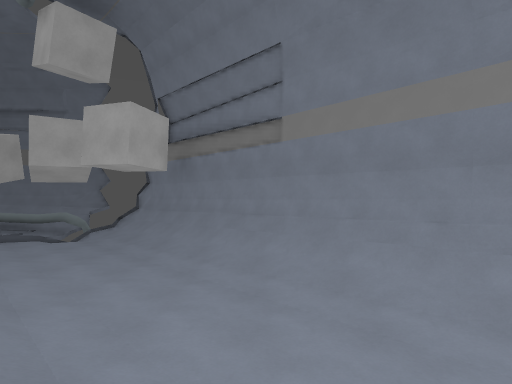
view 1 (above)

12 first-person views from a walk through a level from a Godot 3-D game. The camera is 1.4 m above the floor, tilts 2° down and sees 80° across. The floor is counted in squares, 2 m on a side. Each view is taken from the middle of a square. On the plan, view 1 faces up. The plan holds only what a view shows up to about 10 squares ahead; the rest is blank.

view 2
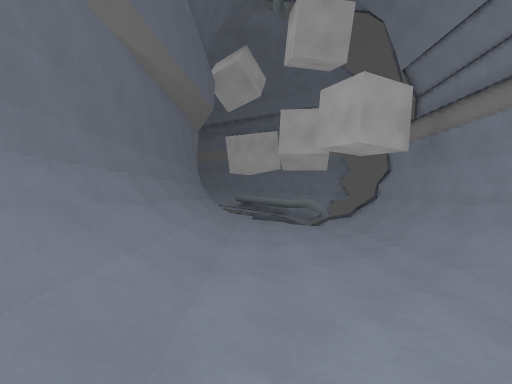

view 3
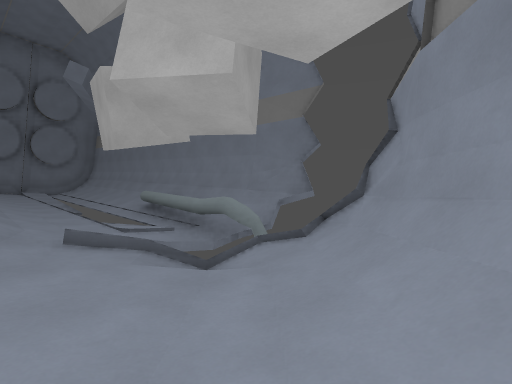

view 4
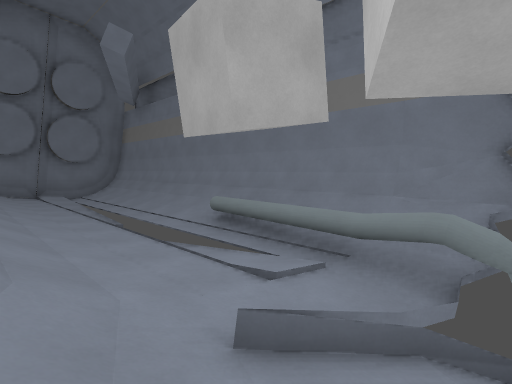

view 5
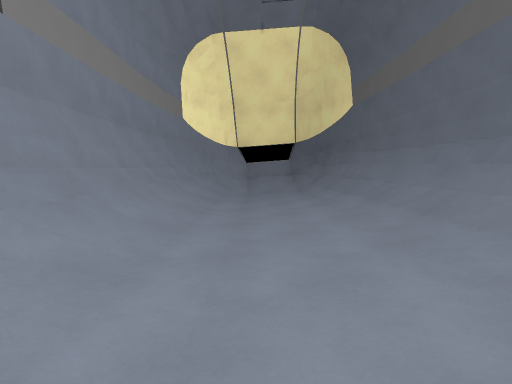

view 6
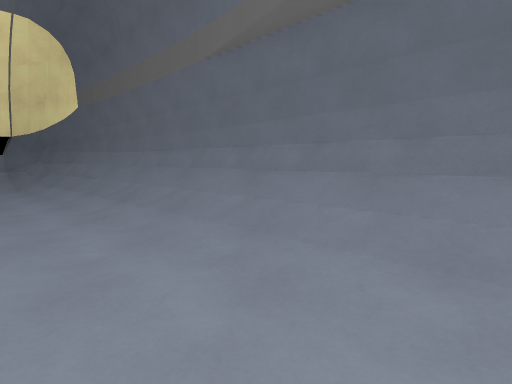

view 7
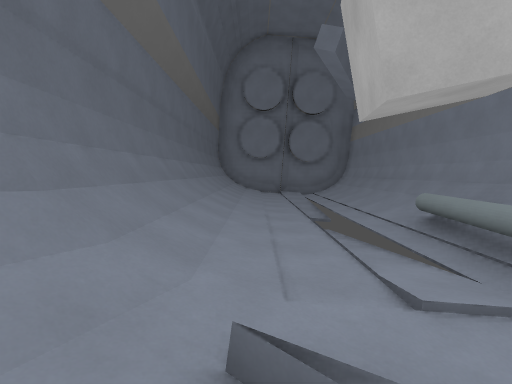

view 8
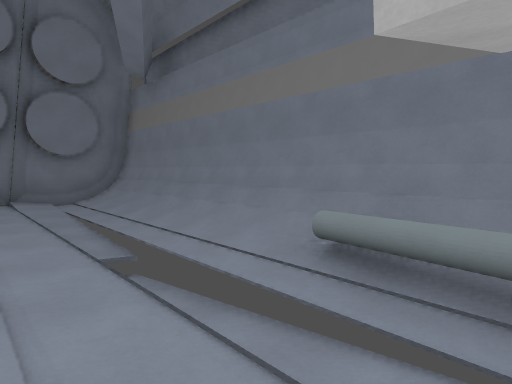

view 9
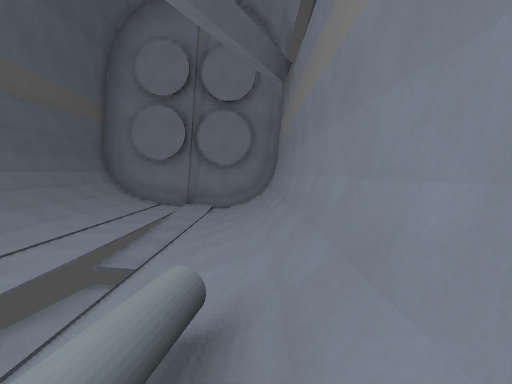

view 10
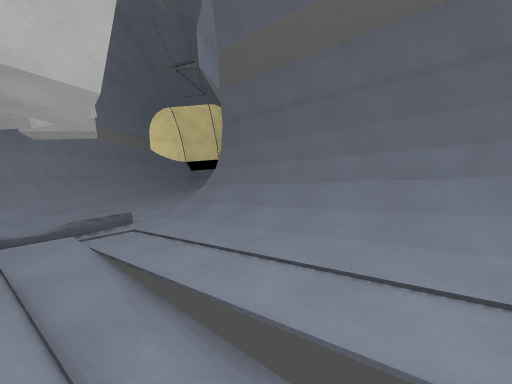

view 11
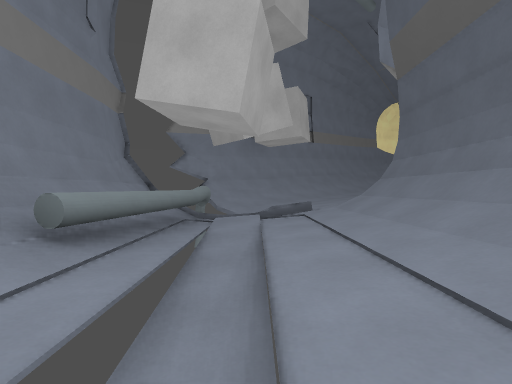

view 12
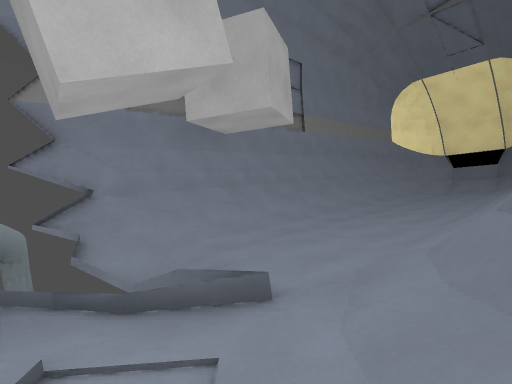

### Floor plan
Key: @ floor where view 1 was taken; # wall or solid block; x gap in a wall; . main floor; : floor 0.25 m higher than the main floor; - floor 0.25 m lower than the main floor; + floor 0.5 m higher than the main floor; _ floor 0.5 m lower than the main floor; * floor 0.75 m higher than the main floor; / step, stairs or slope; = window, fence, low wall or low ledge; ^ raised ledge.
Columns run from 18 left of view 1 to 5 right of it. Each row starts with its distance up from view 1.
 11 ##############
 10 #*///////////=x#
  9 #/....-----^^#/##
  8  /:../////_-_/-/##
  7  /+:::::..../---/##
  6  #///////////.--./##
  5  #     ######/..../##
  4             ##/:.../##
  3              ##/::::/##
  2               ##/+:://#
  1                ##//::/##
  0                 ##@/++/#
 -1                  ##////#
 -2                   ######

Positions as (right, up) in squares from view 1, and headings:
1: (0, 0), facing up
2: (0, 1), facing up-left
3: (-2, 6), facing up-left
4: (-5, 6), facing up-left
5: (-3, 6), facing down-right
6: (-4, 7), facing down
7: (-5, 7), facing left
8: (-8, 7), facing up-left
9: (-8, 10), facing left
10: (-11, 9), facing down-right
11: (-12, 8), facing right
12: (-8, 7), facing right
